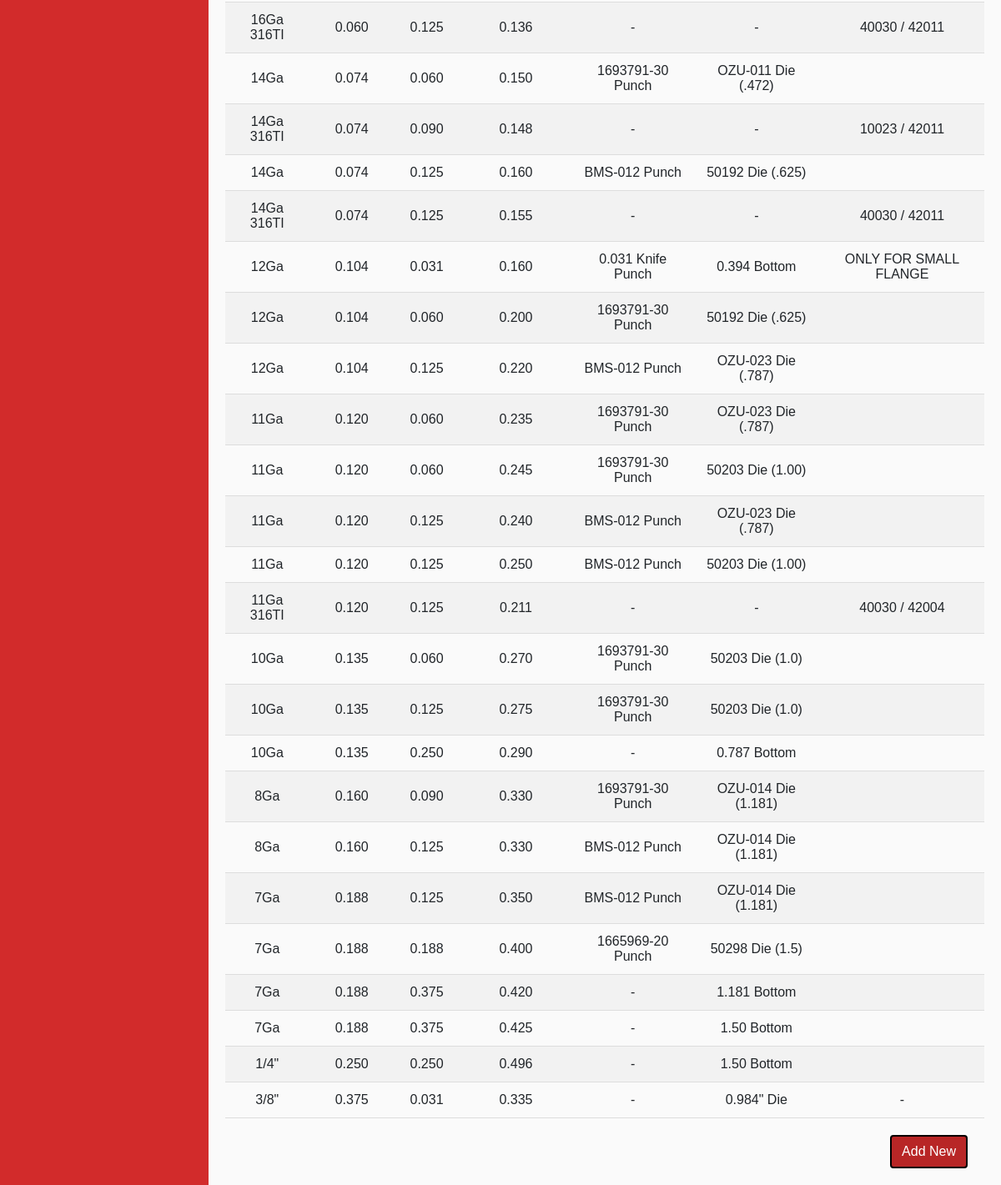
/bdsss (lower part), run on an earlier commit of the app's database.
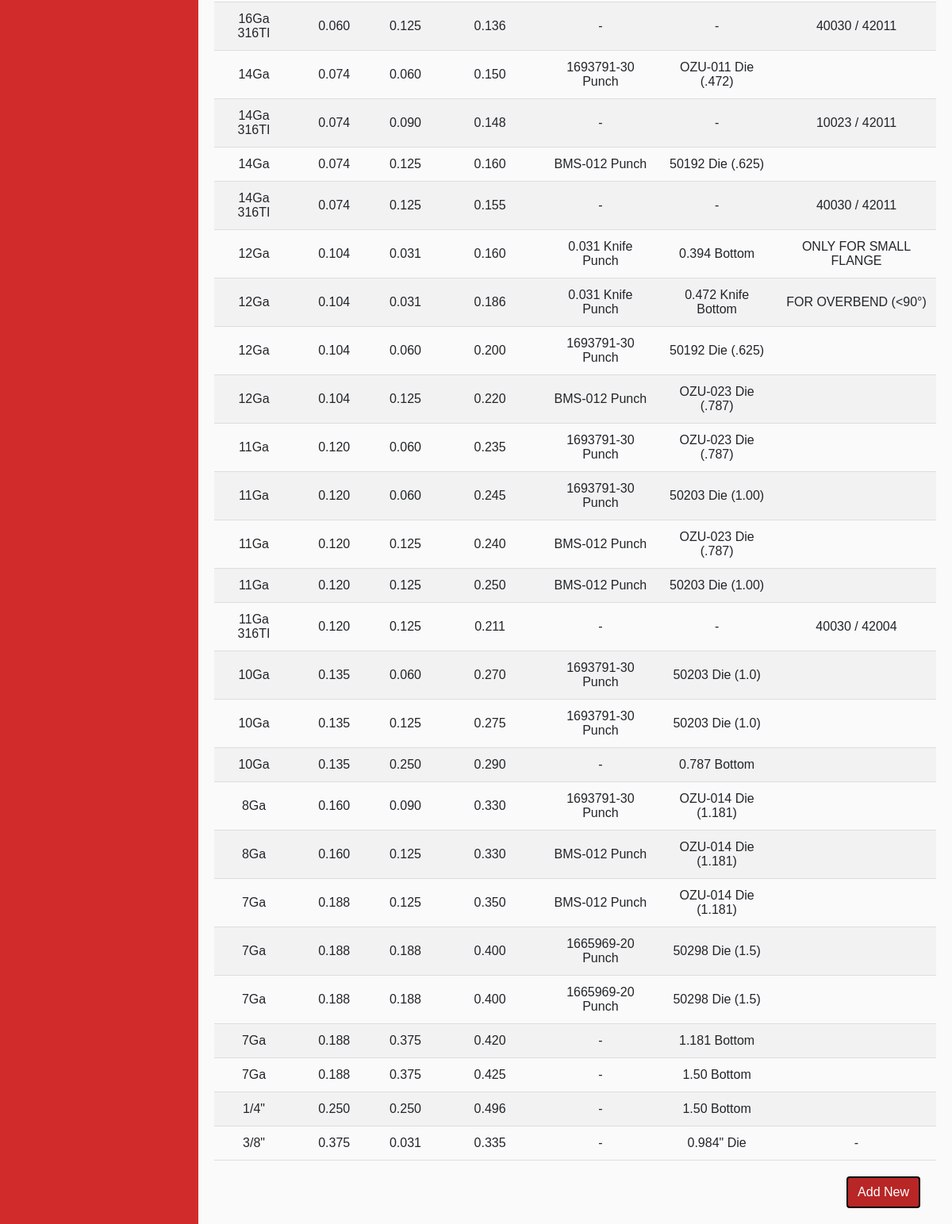
And on a later commit of the database.
### app/models.py (models this page shows, shortened)
class Bendd(Base):
    __tablename__ = 'bendd'
    id = Column(Integer, primary_key=True)
    matl = Column(String(10))
    desc = Column(String(25))
    gauge = Column(String(10))
    thick = Column(String(50))
    rad = Column(String(50))
    bd = Column(String(50))
    pt = Column(String(120))
    dt = Column(String(120))
    notes = Column(String(120))

### app/routes.py (the view)
@app.route('/bdsss')
def bdsss():
    bds = Bendd.query.order_by('thick', 'rad').all()
    return render_template('bdsss.html', bds=bds)

### app/routes.py (called while the page is built)
@app.teardown_appcontext
def shutdown_session(exception=None):
    db_session.remove()

### app/templates/bdsss.html (shortened to what this page needs)
{% extends 'bdbase.html' %}
{% block content %}
    <br>
    <body>
            <table id="myTable">
            {% for bd in bds %}
                {% if bd.desc == 'SSS' %}
                    <tr id={{ bd.id }}>
                        <td align='center'><a href="/edit_bd/{{ bd.id }}"> {{ bd.gauge }} </a></td>
                        <td align='center'> {{ bd.thick }} </td>
                        <td align='center'> {{ bd.rad }} </td>
                        <td align='center'> {{ bd.bd }} </td>
                        <td align='center'> {{ bd.pt }} </td>
                        <td align='center'> {{ bd.dt }} </td>
                        <td align='center'> {{ bd.notes }} </td>
                    </tr>
                {% endif %}
            {% endfor %}
            </table>
            <a href="backend_bd">
                <button class="btn btn-block btn-primary todoBtn">Add New</button>
            </a>
    </body>
{% endblock %}

What changed in the data, as far as the page shows it:
now on this page (row edited): Bendd: gauge "12Ga", thick "0.104", rad "0.031", bd "0.186", pt "0.031 Knife Punch", dt "0.472 Knife Bottom", notes "FOR OVERBEND (<90°)"
changed Bendd (number 11 of 26 on the later page): id 59 → 61 (drawn)
changed Bendd (number 13 of 26 on the later page): id 60 → 62 (drawn)
changed Bendd "11Ga 316TI": id 155 → 162 (drawn)
changed Bendd "0.787 Bottom": id 69 → 72 (drawn)
now on this page (row edited): Bendd: gauge "7Ga", thick "0.188", rad "0.188", bd "0.400", pt "1665969-20 Punch", dt "50298 Die (1.5)"
